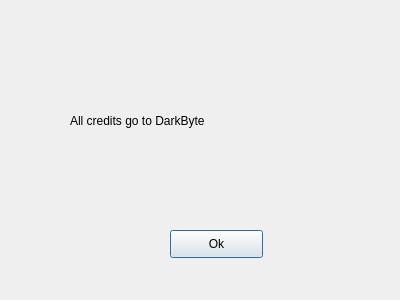
<?xml version="1.0" encoding="UTF-8"?>
<ui version="4.0">
 <class>Dialog</class>
 <widget class="QDialog" name="Dialog">
  <property name="geometry">
   <rect>
    <x>0</x>
    <y>0</y>
    <width>400</width>
    <height>300</height>
   </rect>
  </property>
  <property name="windowTitle">
   <string>Dialog</string>
  </property>
  <widget class="QLabel" name="label">
   <property name="geometry">
    <rect>
     <x>70</x>
     <y>70</y>
     <width>211</width>
     <height>101</height>
    </rect>
   </property>
   <property name="text">
    <string>All credits go to DarkByte</string>
   </property>
  </widget>
  <widget class="QPushButton" name="pushButton">
   <property name="geometry">
    <rect>
     <x>170</x>
     <y>230</y>
     <width>93</width>
     <height>28</height>
    </rect>
   </property>
   <property name="text">
    <string>Ok</string>
   </property>
  </widget>
 </widget>
 <resources/>
 <connections/>
</ui>
